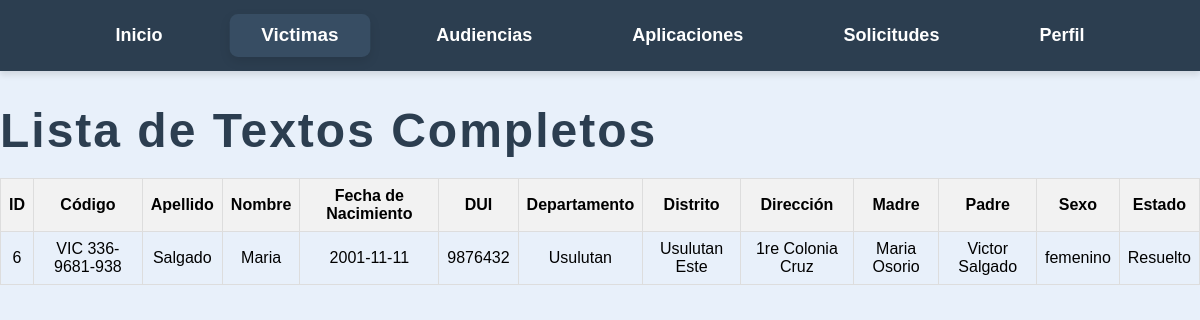
The page /Casos/victima/tabla_victima_archivada.php (signed in) on the database its author committed.
### tables this page shows
CREATE TABLE `victimas_archivados` (
  `id` int(11) NOT NULL,
  `codigo` varchar(225) DEFAULT NULL,
  `apellido` varchar(100) DEFAULT NULL,
  `nombre` varchar(100) DEFAULT NULL,
  `fecha_nacimiento` date DEFAULT NULL,
  `dui` varchar(10) DEFAULT NULL,
  `departamento` varchar(100) DEFAULT NULL,
  `distrito` varchar(100) DEFAULT NULL,
  `direccion` text DEFAULT NULL,
  `madre` varchar(100) DEFAULT NULL,
  `padre` varchar(100) DEFAULT NULL,
  `sexo` varchar(255) DEFAULT NULL,
  `estado` varchar(20) NOT NULL
);

### Casos/victima/tabla_victima_archivada.php (the view, shortened to what this page needs)
<?php
$servername = "localhost";
$username = "root";
$password = "";
$dbname = "legalcc";
$conn = new mysqli($servername, $username, $password, $dbname);
$user_id = $_SESSION['user_id'];
$sql = "SELECT tipo FROM usuarios WHERE id = ?";
$stmt = $conn->prepare($sql);
$stmt->bind_param("i", $user_id);
$stmt->execute();
$stmt->bind_result($tipo_usuario);
?>
<!DOCTYPE html>
<html lang="es">
<head>
</head>
<body>
<nav>
        <ul>
            <li><a href="/Pagina_principal.php" >Inicio</a></li>
            <li>
                <a href="" class="active">Victimas</a>
            </li>
            <li><a href="/Audiencias/Buscar_Audiencias.php">Audiencias</a></li>
            <li><a href="/apps.php">Aplicaciones</a></li>
            <?php if ($tipo_usuario === 'juez'): ?>
            <li><a href="/Audiencias/ver_solicitudes.php">Solicitudes</a></li>
            <?php endif; ?>
            <li>
                <a href="/formularios/Perfil.php">Perfil</a>
            </li>
        </ul>
    </nav>
    <h1>Lista de Textos Completos</h1>
    <table>
        <tr>
            <th>ID</th>
            <th>Código</th>
            <th>Apellido</th>
            <th>Nombre</th>
            <th>Fecha de Nacimiento</th>
            <th>DUI</th>
            <th>Departamento</th>
            <th>Distrito</th>
            <th>Dirección</th>
            <th>Madre</th>
            <th>Padre</th>
            <th>Sexo</th>
            <th>Estado</th>
        </tr>
        <?php
        $host = 'localhost';
        $username = 'root';
        $password = '';
        $database = 'legalcc';
        $encryption_key = 'LegalCC';
        $ciphering = "AES-128-CTR";
        $encryption_iv = '1234567891011121';
        $conn = new mysqli($host, $username, $password, $database);
        $sql = "SELECT * FROM victimas_archivados";
        $result = $conn->query($sql);
        function decrypt_data($data, $key, $ciphering, $iv) {
            return openssl_decrypt($data, $ciphering, $key, 0, $iv);
        }
        if ($result->num_rows > 0) {
            while ($row = $result->fetch_assoc()) {
                echo "<tr>";
                echo "<td>" . $row['id'] . "</td>";
                echo "<td>" . $row['codigo'],  "</td>";
                echo "<td>" . decrypt_data($row['apellido'], $encryption_key, $ciphering, $encryption_iv) . "</td>";
                echo "<td>" . decrypt_data($row['nombre'], $encryption_key, $ciphering, $encryption_iv) . "</td>";
                echo "<td>" . $row['fecha_nacimiento'], "</td>";
                echo "<td>" . decrypt_data($row['dui'], $encryption_key, $ciphering, $encryption_iv) . "</td>";
                echo "<td>" . decrypt_data($row['departamento'], $encryption_key, $ciphering, $encryption_iv) . "</td>";
                echo "<td>" . decrypt_data($row['distrito'], $encryption_key, $ciphering, $encryption_iv) . "</td>";
                echo "<td>" . decrypt_data($row['direccion'], $encryption_key, $ciphering, $encryption_iv) . "</td>";
                echo "<td>" . decrypt_data($row['madre'], $encryption_key, $ciphering, $encryption_iv) . "</td>";
                echo "<td>" . decrypt_data($row['padre'], $encryption_key, $ciphering, $encryption_iv) . "</td>";
                echo "<td>" . decrypt_data($row['sexo'], $encryption_key, $ciphering, $encryption_iv) . "</td>";
                echo "<td>" . $row['estado'], "</td>";
                echo "</tr>";
            }
        } else {
            echo "<tr><td colspan='12'>No se encontraron datos</td></tr>";
        }
        ?>
    </table>
</body>
</html>

### Casos/victima/tabla_victima_archivada.php (style rules this page uses)
body { font-family: 'Bahnschrift', sans-serif; background-color: #e8f0fa; margin: 0; padding: 0; display: flex; flex-direction: column; height: 100vh; }
nav { background-color: #2c3e50; padding: 15px 0; box-shadow: 0 4px 6px rgba(0, 0, 0, 0.1); }
ul { list-style-type: none; margin: 0; padding: 0; display: flex; justify-content: center; gap: 40px; }
ul li { position: relative; }
.active { background-color:#374D63; transform: scale(1.05); box-shadow: 0 4px 10px rgba(0, 0, 0, 0.1); }
ul li a { text-decoration: none; color: white; font-size: 18px; font-weight: bold; padding: 10px 30px; display: block; transition: background-color 0.3s ease, transform 0.2s ease; border-radius: 8px; }
h1 { color: #2c3e50; font-size: 48px; margin-bottom: 20px; letter-spacing: 2px; }
table { width: 100%; border-collapse: collapse; }
th, td { border: 1px solid #ddd; padding: 8px; text-align: center; }
th { background-color: #f2f2f2; }

### rows shown on the page
victimas_archivados: id "6", codigo "VIC 336-9681-938", apellido "Salgado", nombre "Maria", fecha_nacimiento "2001-11-11", dui "9876432", departamento "Usulutan", distrito "Usulutan Este", direccion "1re Colonia Cruz", madre "Maria Osorio", padre "Victor Salgado", sexo "femenino", estado "Resuelto"
